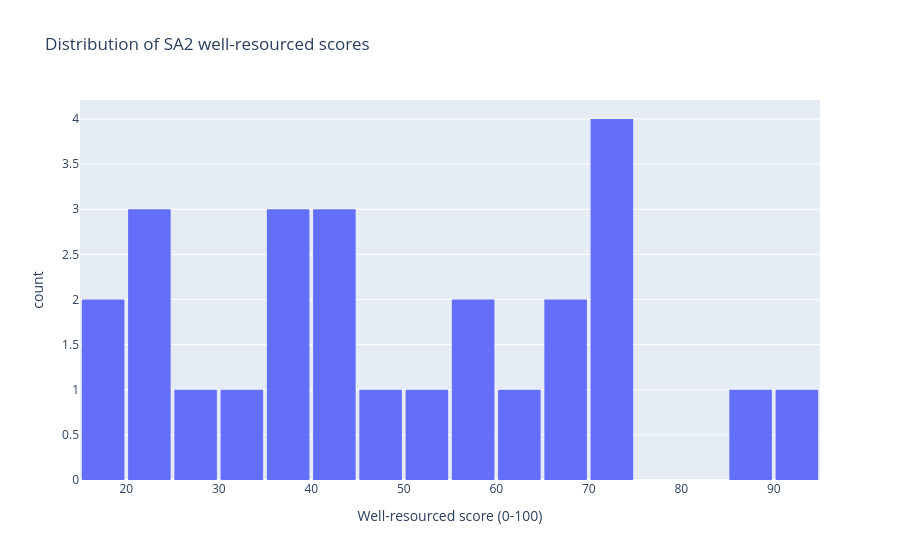

Notebook cell for this chart:
### Markdown cell above
### Score Distribution

### Code cell
build_score_histogram(scores, nbins=settings.charts.score_histogram_nbins).show()

### Figure 1 — Plotly figure (JSON) as saved in the notebook; plotly's stock layout.template omitted (floating-point values rounded to 4 significant figures)
{"data": [{"bingroup": "x", "hovertemplate": "Well-resourced score (0-100)=%{x}<br>count=%{y}<extra></extra>", "legendgroup": "", "marker": {"color": "#636efa", "pattern": {"shape": ""}}, "name": "", "nbinsx": 20, "orientation": "v", "showlegend": false, "type": "histogram", "x": [19.25, 69.15, 87.89, 72.54, 46.96, 41.57, 35.74, 37.01, 73.08, 54.46, 18.42, 22.88, 40.91, 90.28, 31.48, 56.48, 44.92, 37.65, 62.4, 59.15, 68.57, 29.17, 71.43, 73.08, 20.12, 23.86], "xaxis": "x", "yaxis": "y"}], "layout": {"bargap": 0.08, "barmode": "relative", "legend": {"tracegroupgap": 0}, "title": {"text": "Distribution of SA2 well-resourced scores"}, "xaxis": {"anchor": "y", "domain": [0, 1], "title": {"text": "Well-resourced score (0-100)"}}, "yaxis": {"anchor": "x", "domain": [0, 1], "title": {"text": "count"}}}}
